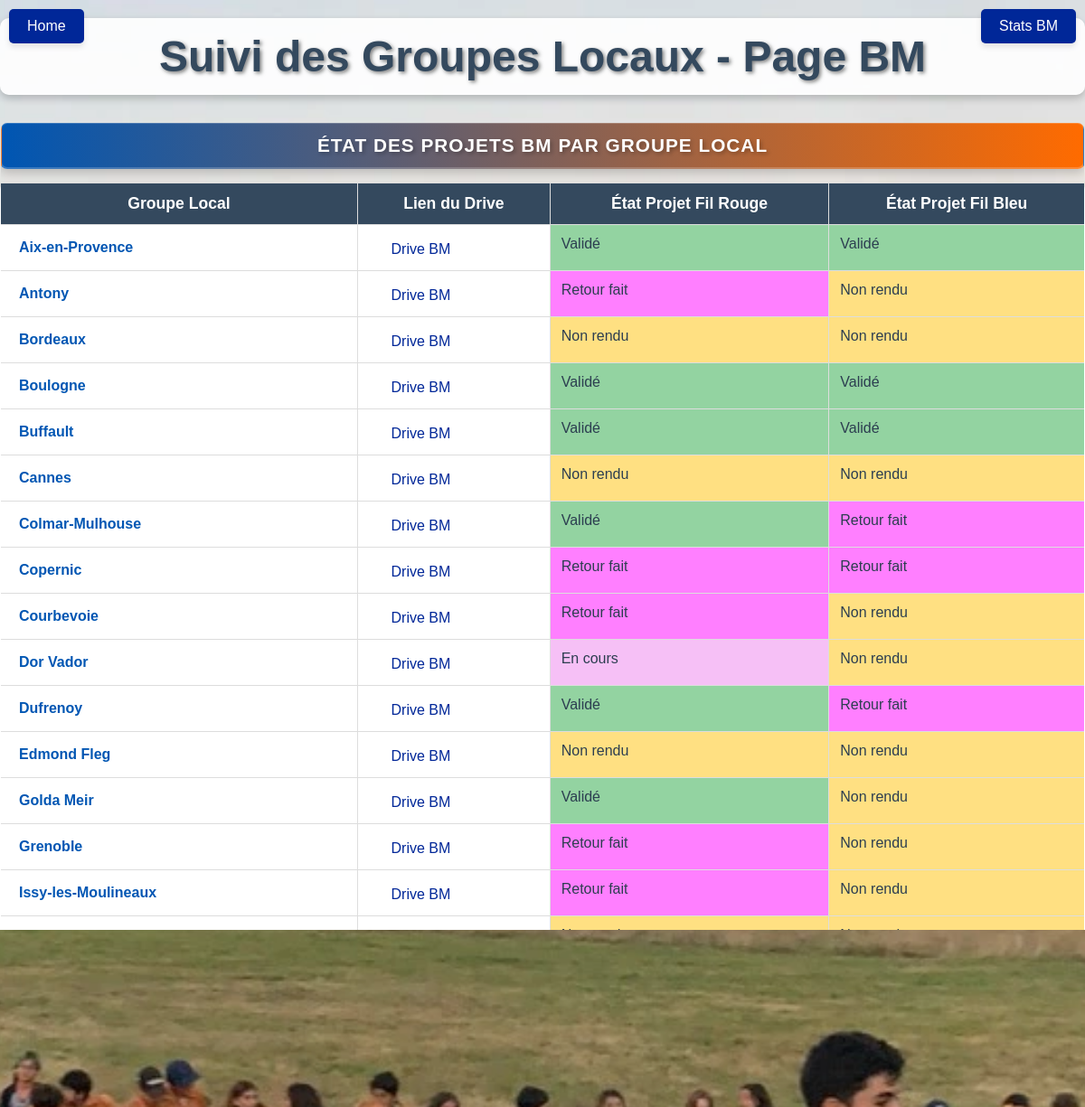
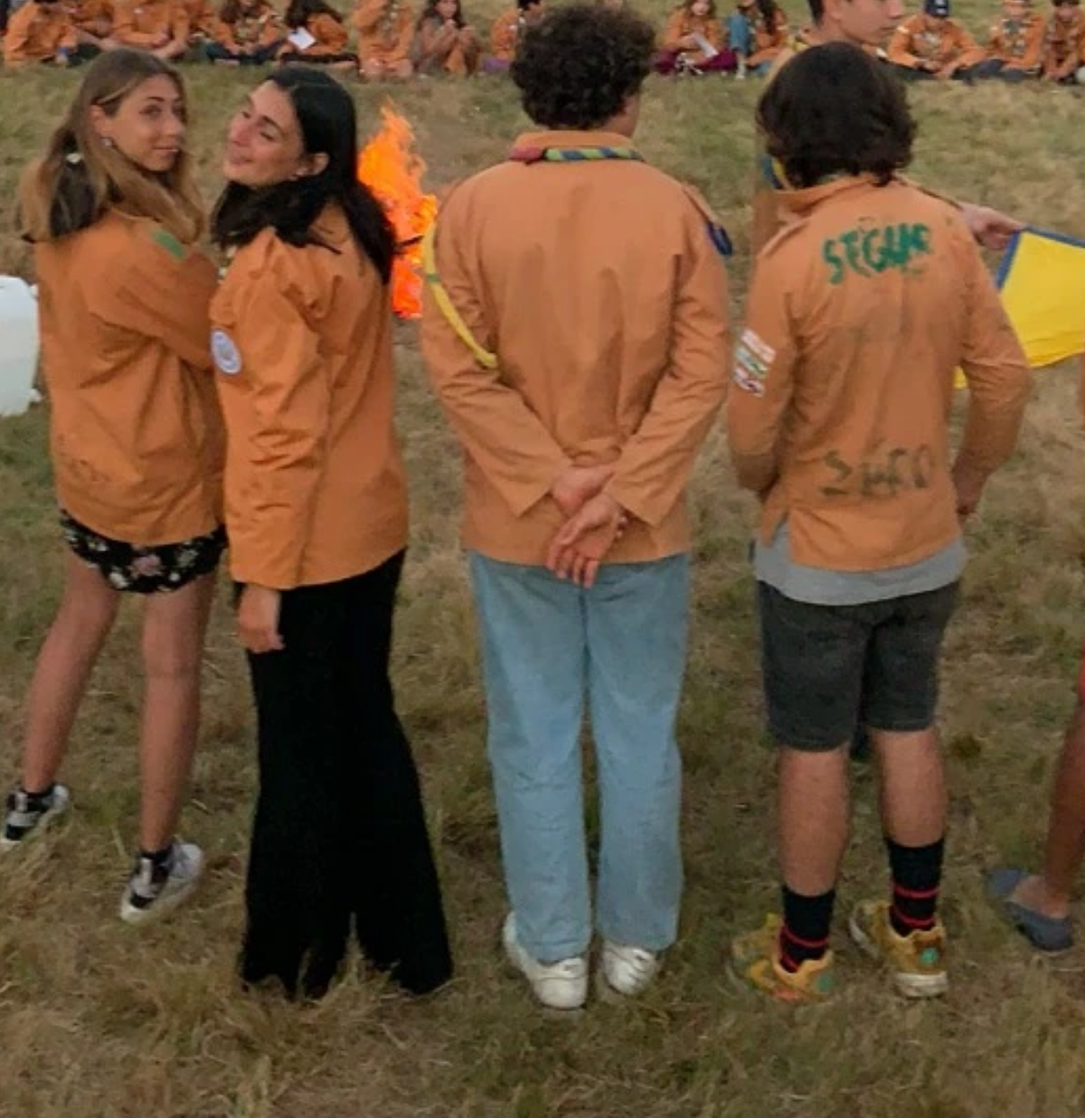
/bm/ (signed in), run on the app's committed database (2 pictures, top to bottom).
### camps/models.py (models this page shows, shortened)
class CustomUser(AbstractUser):
    phone = models.CharField("Numéro de téléphone", max_length=15, blank=True, null=True)
    gl = models.CharField("Groupe local", max_length=30, choices=GL_CHOICES, blank=True, null=True)
    camp = models.ForeignKey('Camp', on_delete=models.SET_NULL, null=True, blank=True, related_name='users')
    group = models.ForeignKey(Group, on_delete=models.SET_NULL, null=True, blank=True, related_name='users')
    lienlog = models.URLField("Lien logistique", max_length=500, blank=True, null=True, help_text="Lien vers la page logistique")
    lienbc = models.URLField("Lien BC", max_length=500, blank=True, null=True, help_text="Lien vers la page BC")
    lienbm = models.URLField("Lien BM", max_length=500, blank=True, null=True, help_text="Lien vers la page BM")
    etatfrbm = models.CharField("État du fil rouge BM", max_length=50, choices=ETAT_CHOICES, blank=True, null=True, default='Non rendu')
    etatfbbm = models.CharField("État du fil bleu BM", max_length=50, choices=ETAT_CHOICES, blank=True, null=True, default='Non rendu')
    etatfrbc = models.CharField("État du fil rouge BC", max_length=50, choices=ETAT_CHOICES, blank=True, null=True, default='Non rendu')
    etatfbbc = models.CharField("État du fil bleu BC", max_length=50, choices=ETAT_CHOICES, blank=True, null=True, default='Non rendu')
    etatddcs = models.CharField("État de la grille DDCS", max_length=50, choices=ETAT_CHOICES, blank=True, null=True, default='Non rendu')
    etatgrille = models.CharField("État de la grille de l'annee", max_length=50, choices=ETAT_CHOICES, blank=True, null=True, default='Non rendu')
    etatprojetactivitebc = models.CharField("État de l'ébauche projet d'activité BC", max_length=50, choices=ETAT_CHOICES, blank=True, null=True, default='Non rendu')
    etatprojetviejuvebc = models.CharField("État de l'ébauche projet vie juive BC", max_length=50, choices=ETAT_CHOICES, blank=True, null=True, default='Non rendu')
    commentairefrbm = models.TextField("Commentaire du fil rouge BM", blank=True, null=True, default='')
    commentairefbbm = models.TextField("Commentaire du fil bleu BM", blank=True, null=True, default='')
    commentairefrbc = models.TextField("Commentaire du fil rouge BC", blank=True, null=True, default='')
    commentairefbbc = models.TextField("Commentaire du fil bleu BC", blank=True, null=True, default='')
    commentaireddcs = models.TextField("Commentaire de la grille DDCS", blank=True, null=True, default='')
    commentairegrille = models.TextField("Commentaire de la grille de l'annee", blank=True, null=True, default='')
    commentaireprojetactivitebc = models.TextField("Commentaire de l'ébauche projet d'activité BC", blank=True, null=True, default='')
    commentaireprojetviejuvebc = models.TextField("Commentaire de l'ébauche projet vie juive BC", blank=True, null=True, default='')

### camps/views.py (the view)
# urls.py: path('bm/', views.bm, name='bm'),
@login_required
def bm(request):
    from django.contrib.auth.models import Group
    try:
        gl_group = Group.objects.get(name='gl')
        users = gl_group.user_set.all()
    except Group.DoesNotExist:
        users = []
    context = {
        'users': users,
    }
    return render(request, 'bm.html', context)

### camps/templates/bm.html (shortened to what this page needs)
{% load static %}
<!DOCTYPE html>
<html lang="fr">
<head>
    <link rel="stylesheet" href="{% static 'css/camp_detail.css' %}">
    <link rel="stylesheet" href="{% static 'css/stats.css' %}">
</head>
<body>
    <a href="{% url 'home' %}" class="home-button">Home</a>
    <a href="{% url 'bmstats' %}" class="stats-button">Stats BM</a>
    <h1>Suivi des Groupes Locaux - Page BM</h1>
    <table border="1">
        <caption>État des projets BM par Groupe Local</caption>
        <thead>
            <tr>
                <th>Groupe Local</th>
                <th>Lien du Drive</th>
                <th>État Projet Fil Rouge</th>
                <th>État Projet Fil Bleu</th>
            </tr>
        </thead>
        <tbody>
            {% if users %}
                {% for user in users %}
                <tr>
                    <td>
                        {% if user.gl %}
                            <a href="{% url 'gl2' user.username %}" class="gl-link">{{ user.gl }}</a>
                        {% else %}
                            Non défini
                        {% endif %}
                    </td>
                    <td>
                        {% if user.lienbm %}
                            <a href="{{ user.lienbm }}" target="_blank" class="drive-link">
                                <span class="drive-icon">
                                    <svg xmlns="http://www.w3.org/2000/svg" width="20" height="20" viewBox="0 0 24 24" fill="none" stroke="white" stroke-width="2" stroke-linecap="round" stroke-linejoin="round">
                                        <path d="M18 10h-1.26A8 8 0 1 0 9 20h9a5 5 0 0 0 0-10z"/>
                                    </svg>
                                </span>
                                <span class="drive-title">Drive BM</span>
                            </a>
                        {% else %}
                            <span class="no-data">Aucun lien</span>
                        {% endif %}
                        </td>
                    <td class="
                        {% if user.etatfrbm == 'Non rendu' %}
                            etat-non-rendu
                        {% elif user.etatfrbm == 'Rendu' %}
                            etat-rendu
                        {% elif user.etatfrbm == 'Validé' %}
                            etat-valide
                        {% elif user.etatfrbm == 'Refusé' %}
                            etat-refuse
                        {% elif user.etatfrbm == 'Retour fait' %}
                            etat-retour
                        {% elif user.etatfrbm == 'En cours' %}
                            etat-encours
                        {% endif %}
                    ">
                        {{ user.etatfrbm|default:"Non défini" }}
                    </td>
                    <td class="
                        {% if user.etatfbbm == 'Non rendu' %}
                            etat-non-rendu
                        {% elif user.etatfbbm == 'Rendu' %}
                            etat-rendu
                        {% elif user.etatfbbm == 'Validé' %}
                            etat-valide
                        {% elif user.etatfbbm == 'Refusé' %}
                            etat-refuse
                        {% elif user.etatfbbm == 'Retour fait' %}
                            etat-retour
                        {% elif user.etatfbbm == 'En cours' %}
                            etat-encours
                        {% endif %}
                    ">
                        {{ user.etatfbbm|default:"Non défini" }}
                    </td>
                </tr>
                {% endfor %}
            {% else %}
                <tr>
                    <td colspan="4" class="no-data">
                        Aucun utilisateur trouvé dans le groupe "gl"
                    </td>
                </tr>
            {% endif %}
        </tbody>
    </table>
</body>
</html>

### camps/static/css/camp_detail.css (style rules this page uses)
caption { font-size: 1.4em; font-weight: bold; color: #2c3e50; background-color: rgba(255, 255, 255, 0.9); padding: 10px; margin-bottom: 10px; border-radius: 5px; text-shadow: 1px 1px 2px rgba(0, 0, 0, 0.1); box-shadow: 0 2px 4px rgba(0, 0, 0, 0.1); }
th { background-color: #34495e !important; color: white !important; font-weight: bold; padding: 12px; text-align: center; font-size: 1.1em; }
h1 { color: #e74c3c; font-size: 2.5em; font-weight: bold; text-align: center; margin: 20px 0; text-shadow: 2px 2px 4px rgba(0, 0, 0, 0.3); background-color: rgba(255, 255, 255, 0.9); padding: 15px; border-radius: 10px; box-shadow: 0 4px 8px rgba(0, 0, 0, 0.2); }
.etat-encours { background-color: rgba(238,130,238,0.5) }
h1 { text-align: center; color: rgb(255,127,0); }
table { width: 100%; border-collapse: collapse; margin-bottom: 20px; background-color: #fff; border-radius: 10px; overflow: hidden; text-decoration-color: white; }
table, th, td { border: 1px solid #ddd; padding: 12px; text-align: left; }
th { background-color: #0056b3; color: white; font-weight: bold; padding: 12px; text-align: center; font-size: 1.1em; }
td { vertical-align: top; }
caption { background-color: rgb(0,39,152); color: white; }
.home-button { position: fixed; top: 10px; left: 10px; background-color: rgb(0,39,152); color: white; text-decoration: none; font-size: 16px; padding: 10px 20px; border-radius: 5px; box-shadow: 0 4px 6px rgba(0, 0, 0, 0.1); transition: background-color 0.3s ease; }
a { color: rgb(0,39,152); text-decoration: none; }
table { margin-top: 20px; background-color: #fff; border-radius: 8px; box-shadow: 0px 4px 8px rgba(0, 0, 0, 0.1); }
table tr { transition: background-color 0.3s; }
.etat-valide { background-color: rgba(40, 167, 69, 0.5); }
.etat-rendu { background-color: rgba(0, 123, 255, 0.5); }
.etat-non-rendu { background-color: rgba(255, 193, 7, 0.5); }
.etat-retour { background-color: rgba(255, 0, 255, 0.5); }

### static/css/stats.css (style rules this page uses)
h1 { font-size: 3rem; margin-bottom: 30px; text-align: center; color: #34495e; text-shadow: 2px 2px 4px rgba(0, 0, 0, 0.5); }
.home-button { position: fixed; top: 10px; left: 10px; background-color: rgb(0,39,152); color: white; text-decoration: none; font-size: 16px; padding: 10px 20px; border-radius: 5px; box-shadow: 0 4px 6px rgba(0, 0, 0, 0.1); transition: background-color 0.3s ease; }
.stats-button { position: fixed; top: 10px; right: 10px; background-color: rgb(0,39,152); color: white; text-decoration: none; font-size: 16px; padding: 10px 20px; border-radius: 5px; box-shadow: 0 4px 6px rgba(0, 0, 0, 0.1); transition: background-color 0.3s ease; }

### data on the page
CustomUser: gl "Aix-en-Provence", etatfrbm "Validé", etatfbbm "Validé"
CustomUser: gl "Antony", etatfrbm "Retour fait", etatfbbm "Non rendu"
CustomUser: gl "Bordeaux", etatfrbm "Non rendu", etatfbbm "Non rendu"
CustomUser: gl "Boulogne", etatfrbm "Validé", etatfbbm "Validé"
CustomUser: gl "Buffault", etatfrbm "Validé", etatfbbm "Validé"
CustomUser: gl "Cannes", etatfrbm "Non rendu", etatfbbm "Non rendu"
CustomUser: gl "Colmar-Mulhouse", etatfrbm "Validé", etatfbbm "Retour fait"
CustomUser: gl "Copernic", etatfrbm "Retour fait", etatfbbm "Retour fait"
CustomUser: gl "Courbevoie", etatfrbm "Retour fait", etatfbbm "Non rendu"
CustomUser: gl "Dor Vador", etatfrbm "En cours", etatfbbm "Non rendu"
CustomUser: gl "Dufrenoy", etatfrbm "Validé", etatfbbm "Retour fait"
CustomUser: gl "Edmond Fleg", etatfrbm "Non rendu", etatfbbm "Non rendu"
CustomUser: gl "Golda Meir", etatfrbm "Validé", etatfbbm "Non rendu"
CustomUser: gl "Grenoble", etatfrbm "Retour fait", etatfbbm "Non rendu"
CustomUser: gl "Issy-les-Moulineaux", etatfrbm "Retour fait", etatfbbm "Non rendu"
CustomUser: gl "La Roquette", etatfrbm "Non rendu", etatfbbm "Non rendu"
CustomUser: gl "La Victoire", etatfrbm "Retour fait", etatfbbm "Non rendu"
CustomUser: gl "Barcokhba", etatfrbm "Rendu", etatfbbm "Non rendu"
CustomUser: gl "Lille", etatfrbm "Non rendu", etatfbbm "Non rendu"
CustomUser: gl "Londres", etatfrbm "Non rendu", etatfbbm "Non rendu"
CustomUser: gl "Lyon", etatfrbm "Non rendu", etatfbbm "Non rendu"
CustomUser: gl "Marseille", etatfrbm "Non rendu", etatfbbm "Non rendu"
CustomUser: gl "Montpellier", etatfrbm "Retour fait", etatfbbm "Non rendu"
CustomUser: gl "Neuilly Laurent Kern", etatfrbm "Validé", etatfbbm "Non rendu"
CustomUser: gl "Neuilly Rose", etatfbbm "Rendu"
CustomUser: gl "Neuilly Vert", etatfbbm "Non rendu"
CustomUser: gl "Nice", etatfbbm "Validé"
CustomUser: gl "NML", etatfrbm "Retour fait", etatfbbm "Rendu"
CustomUser: gl "Noam", etatfrbm "Retour fait", etatfbbm "Retour fait"
CustomUser: gl "Paris 12 Liliane Klein Lieber", etatfrbm "En cours", etatfbbm "En cours"
CustomUser: gl "Paris 17 Georges Loindier", etatfrbm "Retour fait", etatfbbm "Non rendu"
CustomUser: gl "Pavillon-sous-bois", etatfrbm "Validé", etatfbbm "Retour fait"
CustomUser: gl "Saint-Brice", etatfrbm "Non rendu", etatfbbm "Non rendu"
CustomUser: gl "Ségur", etatfrbm "Retour fait", etatfbbm "Non rendu"
CustomUser: gl "Shema Israel Bleu", etatfrbm "Retour fait", etatfbbm "Retour fait"
CustomUser: gl "Shema Israel Noir", etatfrbm "Retour fait", etatfbbm "Retour fait"
CustomUser: gl "SLG Koumi", etatfrbm "Retour fait", etatfbbm "Retour fait"
CustomUser: gl "SLG Ori", etatfrbm "Validé", etatfbbm "Validé"
CustomUser: gl "Strasbourg", etatfrbm "Retour fait", etatfbbm "Non rendu"
CustomUser: gl "Toulon", etatfrbm "Retour fait", etatfbbm "Rendu"
CustomUser: gl "Toulouse", etatfrbm "Retour fait", etatfbbm "Retour fait"
CustomUser: gl "Versailles", etatfrbm "Retour fait", etatfbbm "Rendu"
CustomUser: gl "Yona", etatfrbm "Validé", etatfbbm "Validé"
